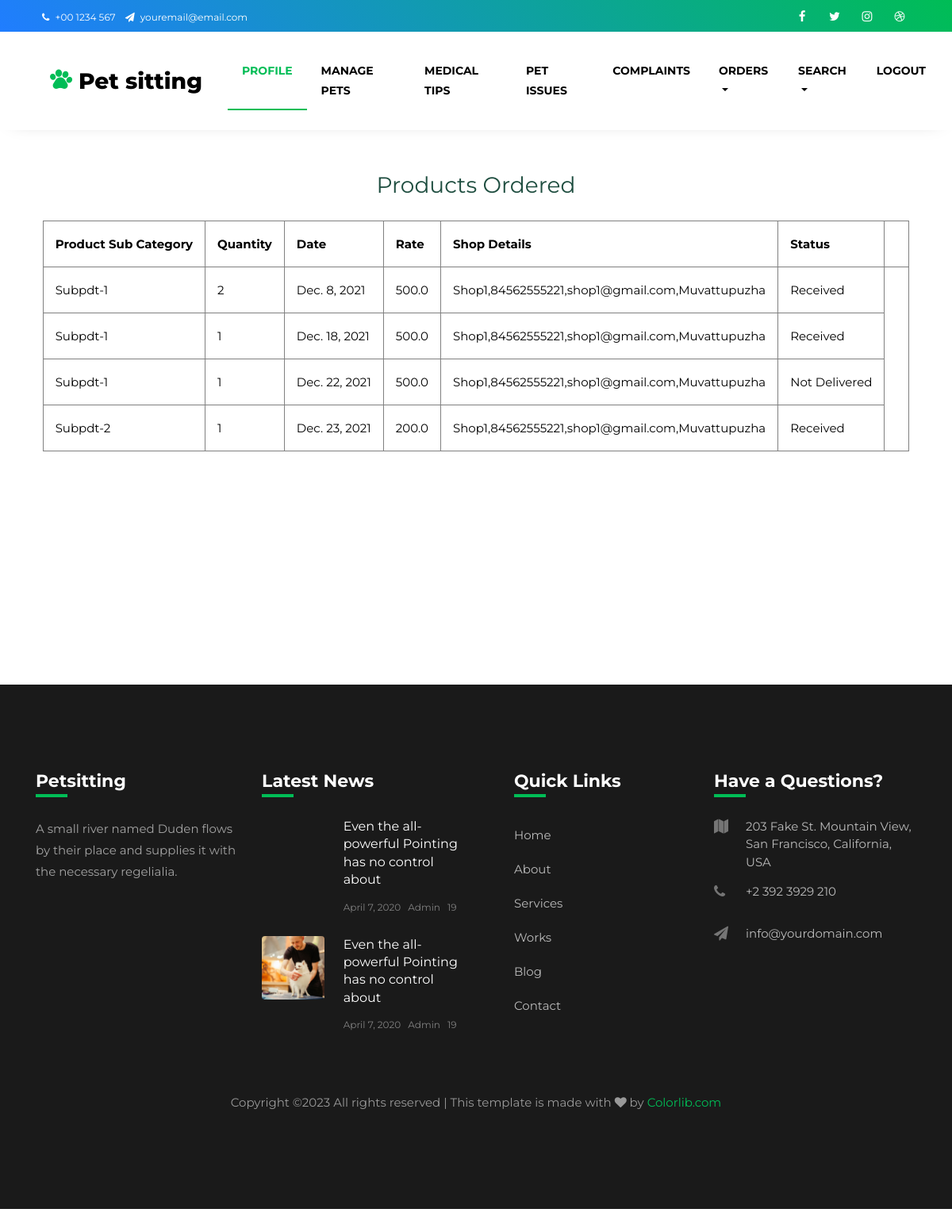
The app's page /petowner/Myproductorders/ (signed in) with its own data.
### PetOwner/models.py (models this page shows)
class BuyProduct(models.Model):
    Product=models.ForeignKey(Product,on_delete=models.CASCADE)
    PetOwner=models.ForeignKey(Customer,on_delete=models.CASCADE)
    quantity=models.IntegerField(null=False)
    TotalPrice=models.FloatField(null=False)
    Date=models.DateField(auto_now=True)
    DeliveryAddress=models.TextField(null=True)
    Status=models.IntegerField(default=0)

### ShopOwner/models.py (models this page shows)
class Product(models.Model):
    ProductRate=models.FloatField(null=False)
    ProductDiscription=models.CharField(max_length=20,null=False)
    ProductPetCategory=models.ForeignKey(PetCategory,on_delete=models.SET_NULL,null=True)
    ProductProductsubCategory=models.ForeignKey(ProductsubCategory,on_delete=models.CASCADE)
    ProductImage=models.FileField(upload_to="Uploads/ProductImage/",null=False)
    ProductStock=models.IntegerField(default=0)
    Shop=models.ForeignKey(Shop,on_delete=models.CASCADE)

### BasicEntry/models.py (models this page shows, shortened)
class ProductsubCategory(models.Model):
    ProductCategory=models.ForeignKey(ProductCategory,on_delete=models.CASCADE)
    ProductsubCategory=models.CharField("ProductsubCategory",max_length=20,null=False,unique=True)

class Place(models.Model):
    Place=models.CharField("Place",max_length=20,null=False,unique=True)
    District=models.ForeignKey(District,on_delete=models.CASCADE)
    def __str__(self):
        return self.Place

### Guest/models.py (models this page shows)
class Shop(models.Model):
    ShopName=models.CharField(max_length=20,null=False)
    ShopContact=models.CharField(max_length=20,null=False)
    ShopEmail=models.CharField(max_length=20,null=False)
    ShopPlace=models.ForeignKey(Place,on_delete=models.SET_NULL,null=True)
    ShopLicencenumber=models.CharField(max_length=20,null=False)
    ShopProof=models.FileField(upload_to='Uploads/ShopProof/',null=False)
    ShopUsername=models.CharField(max_length=20,null=False)
    ShopPassword=models.CharField(max_length=20,null=False)
    shopStatus=models.BooleanField(default=False)

### PetOwner/views.py (the view)
# urls.py: path('Myproductorders/',views.ProductOrders,name="petowner-productorders"),
def ProductOrders(request):
    orders=BuyProduct.objects.filter(PetOwner=request.session["PetOwnerid"])
    return render(request,'PetOwner/MyProductOrders.html',{'orders':orders})

### PetOwner/templates/PetOwner/MyProductOrders.html
{%  extends 'Guest/HeaderOwner.html' %}
{% load static %}
{% block content %}
<center><h3 class="mt-5 mb-4" style="color: rgb(31, 78, 64);">Products Ordered</h3></center>
    <table><table align="center" border=1 style="border-collapse: collapse;" cellpadding=15>
        <tr>
            <th>Product Sub Category</th>
            <th>Quantity</th>
            <th>Date</th>
            <th>Rate</th>
            <th>Shop Details</th>
            <th>Status</th>
            <th></th>
        </tr>
        {% for data in orders %}
        <tr>
            <td>{{data.Product.ProductProductsubCategory.ProductsubCategory}}</td>
            <td>{{data.quantity}}</td>
            <td>{{data.Date}}</td>
            <td>{{data.Product.ProductRate}}</td>
            <td>{{data.Product.Shop.ShopName}},{{data.Product.Shop.ShopContact}},{{data.Product.Shop.ShopEmail}},{{data.Product.Shop.ShopPlace}}</td>
            {% if data.Status == 0 %}
            <td>Not Delivered</td>
            {% elif data.Status == 1 %}
            <td>Delivered</td>
            <td><a href="{% url 'PetOwner:proceedProducttDelivery' data.id %}" class="btn btn-outline-success">Update Received</a> </td>
            {% elif data.Status == 2 %}
            <td>Received</td>
            {% endif %}
        </tr>
        {% endfor %}
    </table>
    <br><br><br><br><br><br><br><br><br><br>
    {%  include 'Guest/Footer.html' %}
    {% endblock %}

### records on screen
BuyProduct: Product.ProductProductsubCategory.ProductsubCategory "Subpdt-1", quantity "2", Date "Dec. 8, 2021", Product.ProductRate "500.0", Product.Shop.ShopName "Shop1", Product.Shop.ShopContact "84562555221", Product.Shop.ShopEmail "shop1@gmail.com", Product.Shop.ShopPlace "Muvattupuzha", Status "Received"
BuyProduct: Product.ProductProductsubCategory.ProductsubCategory "Subpdt-1", quantity "1", Date "Dec. 18, 2021", Product.ProductRate "500.0", Product.Shop.ShopName "Shop1", Product.Shop.ShopContact "84562555221", Product.Shop.ShopEmail "shop1@gmail.com", Product.Shop.ShopPlace "Muvattupuzha", Status "Received"
BuyProduct: Product.ProductProductsubCategory.ProductsubCategory "Subpdt-1", quantity "1", Date "Dec. 22, 2021", Product.ProductRate "500.0", Product.Shop.ShopName "Shop1", Product.Shop.ShopContact "84562555221", Product.Shop.ShopEmail "shop1@gmail.com", Product.Shop.ShopPlace "Muvattupuzha", Status "Not Delivered"
BuyProduct: Product.ProductProductsubCategory.ProductsubCategory "Subpdt-2", quantity "1", Date "Dec. 23, 2021", Product.ProductRate "200.0", Product.Shop.ShopName "Shop1", Product.Shop.ShopContact "84562555221", Product.Shop.ShopEmail "shop1@gmail.com", Product.Shop.ShopPlace "Muvattupuzha", Status "Received"
